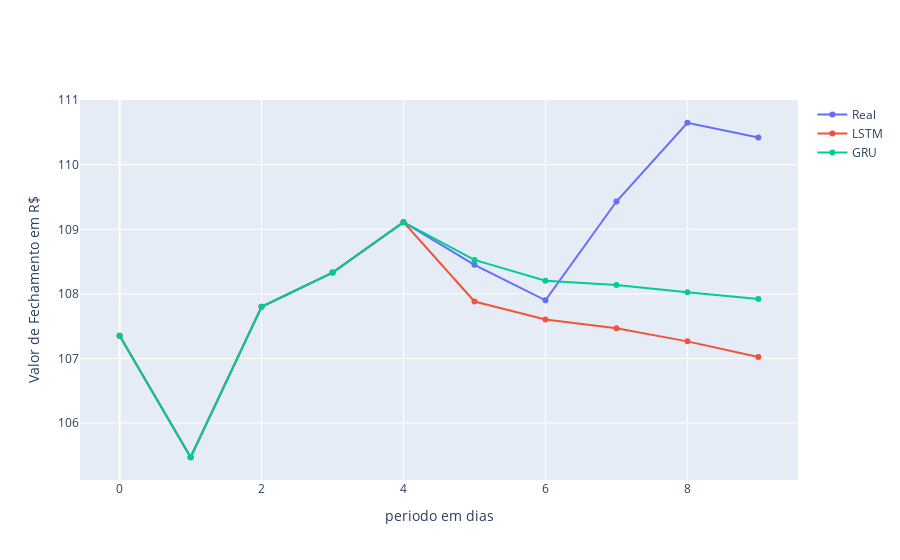

The notebook cell saved with this chart:
### Code cell
import plotly.graph_objs as go
fig = go.Figure()

fig.add_trace(go.Scatter(
   y=bova11['close'][-10:],
   name="Real")
)

fig.add_trace(go.Scatter(
   y=pred_5_lstm['close'][-10:],
   name="LSTM")
)

fig.add_trace(go.Scatter(
   y=pred_5_gru.close[-10:],
   name="GRU")
)

fig.update_layout(
   #title="Banda de Bollinger superior e inferior dos ultimos 60 dias de fechamento de 2009 a Fev 2023",
    yaxis_title="Valor de Fechamento em R$",
    xaxis_title="periodo em dias",
   #legend_title="legend",
)
fig.show()

### Figure 1 — Plotly figure (JSON) as saved in the notebook; plotly's stock layout.template omitted (floating-point values rounded to 4 significant figures)
{"data": [{"name": "Real", "type": "scatter", "y": [107.3, 105.5, 107.8, 108.3, 109.1, 108.4, 107.9, 109.4, 110.7, 110.4]}, {"name": "LSTM", "type": "scatter", "y": [107.3, 105.5, 107.8, 108.3, 109.1, 107.9, 107.6, 107.5, 107.3, 107.0]}, {"name": "GRU", "type": "scatter", "y": [107.3, 105.5, 107.8, 108.3, 109.1, 108.5, 108.2, 108.1, 108.0, 107.9]}], "layout": {"xaxis": {"title": {"text": "periodo em dias"}}, "yaxis": {"title": {"text": "Valor de Fechamento em R$"}}}}
